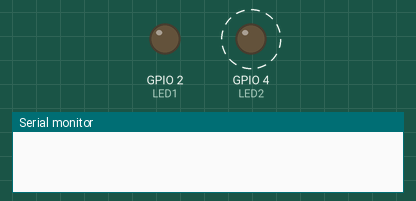
A program run on a simulated ESP32. Parts: output pins drawn as LEDs (lit = HIGH), the last lines printed to the serial monitor. Dashed ring = blinking.

Above: at 0.2 s.
At 2.7 s:
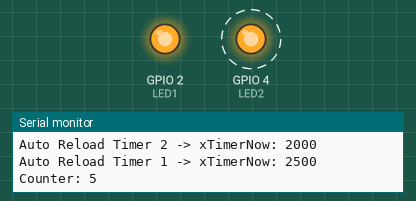
Timing chart, 0 to 4.6 s (numbered marks = the images above):
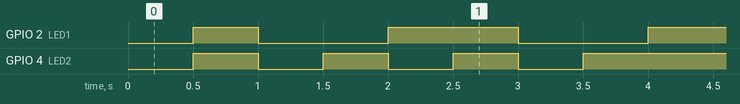

The program:

main.cpp
```cpp
#include <Arduino.h>
#include <FreeRTOS/FreeRTOS.h>
#include <FreeRTOS/task.h>
#include <freertos/FreeRTOSConfig.h>
#include <freertos/queue.h>
#include <FreeRTOS/semphr.h>
#include <FreeRTOS/timers.h>

#define   LED1  2
#define   LED2  4

//Timers handlers, xTimer1 -> One shot timer, xTimer2 and xTimer3 -> Auto Reload timer
TimerHandle_t xTimer1, xTimer2, xTimer3;

//To check the status of the timer
BaseType_t xTimer1Started, xTimer2Started, xTimer3Started;

//Defining Timer periods
#define OneShotTimerPeriod        (pdMS_TO_TICKS(500))
#define AutoReloadTimerPeriod_1   (pdMS_TO_TICKS(500))
#define AutoReloadTimerPeriod_2   (pdMS_TO_TICKS(1000))

uint32_t Timer1Counter;

void OneShotTimerCallbackFunc ( TimerHandle_t xTimer){
  static TickType_t xTimerNow;
  xTimerNow = xTaskGetTickCount();
  Serial.print("One shot timer -> xTimerNow: ");
  Serial.println(xTimerNow);
  digitalWrite(LED1, digitalRead(LED1)^1);

}

void AutoReloadTimerCallbackFunc ( TimerHandle_t xTimer ){
  static TickType_t xTimerNow;
  xTimerNow = xTaskGetTickCount();

  if(xTimer == xTimer2){
    Timer1Counter++;
    Serial.print("Auto Reload Timer 1 -> xTimerNow: ");
    Serial.println(xTimerNow);
    Serial.print("Counter: ");
    Serial.println(Timer1Counter);
    digitalWrite(LED2, digitalRead(LED2)^1);

    //Stopping the timer at the 7nth cicle only as example
    if(Timer1Counter == 7){
      xTimerStop(xTimer2, 0);
    }
  }else{
    Serial.print("Auto Reload Timer 2 -> xTimerNow: ");
    Serial.println(xTimerNow);
    digitalWrite(LED1, digitalRead(LED1)^1);
  }

}

void setup() {

  Serial.begin(115200);

  pinMode(LED1, OUTPUT);
  pinMode(LED2, OUTPUT);


  //Creating new timers (one shot timer and auto reload timer)
  xTimer1 = xTimerCreate("One shot Timer 1", OneShotTimerPeriod, pdFALSE, 0, OneShotTimerCallbackFunc);
  xTimer2 = xTimerCreate("Auto Reload Timer 1", AutoReloadTimerPeriod_1, pdTRUE, 0, AutoReloadTimerCallbackFunc);
  xTimer3 = xTimerCreate("Auto Reload Timer 2", AutoReloadTimerPeriod_2, pdTRUE, 0, AutoReloadTimerCallbackFunc);

  //Be sure that all timer began correctly, and start it
  if (xTimer1 != NULL && xTimer2 != NULL && xTimer3 != NULL){
    xTimer1Started = xTimerStart(xTimer1, 0);
    xTimer2Started = xTimerStart(xTimer2, 0);
    xTimer3Started = xTimerStart(xTimer3, 0);
  }

  //check if they start correctly
  while (xTimer1Started != pdPASS && xTimer2Started != pdPASS && xTimer3Started != pdPASS ) {}

}

void loop() {
  // put your main code here, to run repeatedly:
}
```

Measured:
- by itself, GPIO 2 (LED1): repeats every 2.0 s: LOW 1.0 s, HIGH 1.0 s
- by itself, GPIO 4 (LED2): alternates HIGH for 0.50 s and LOW for 0.50 s, 7 changes in all, then stays HIGH
